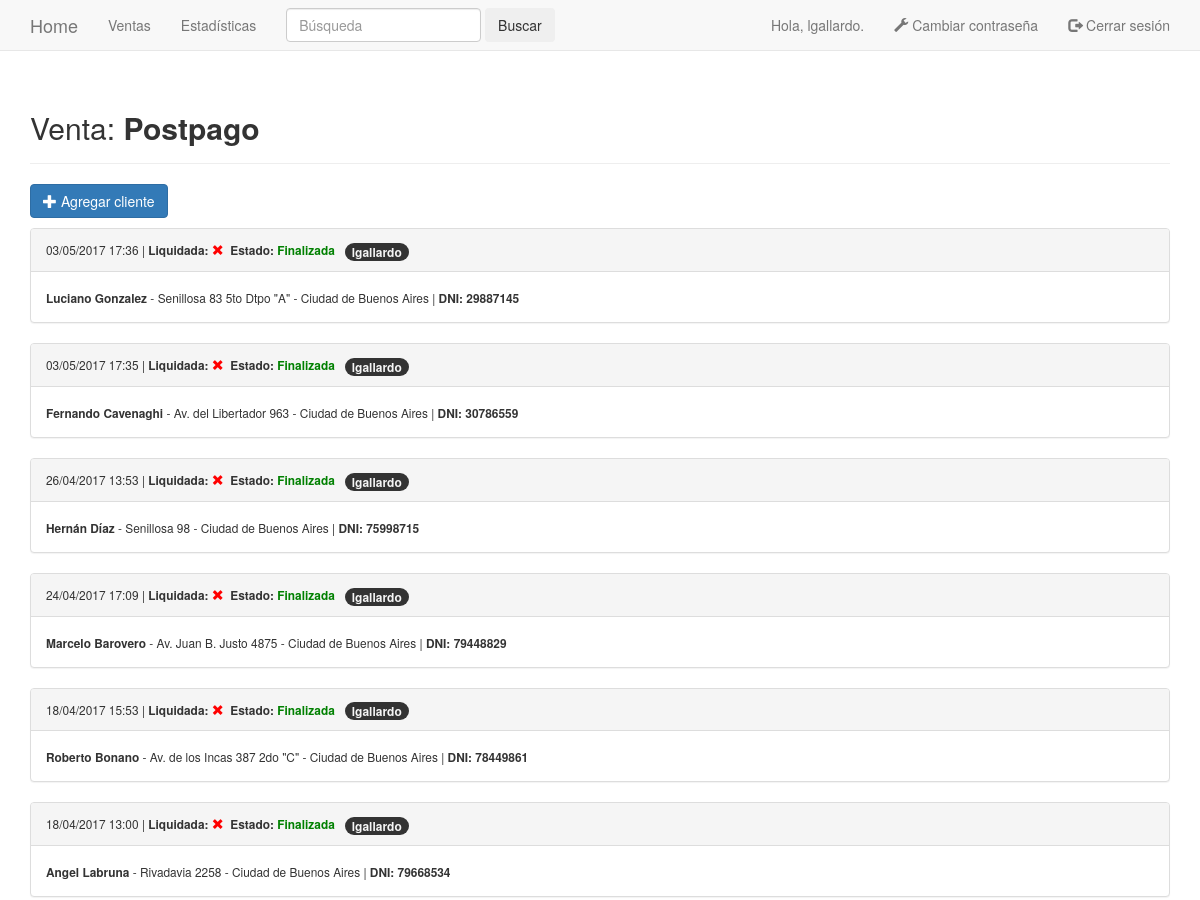
/ventas/2/ (signed in, upper part), run on an earlier commit of the app's database.
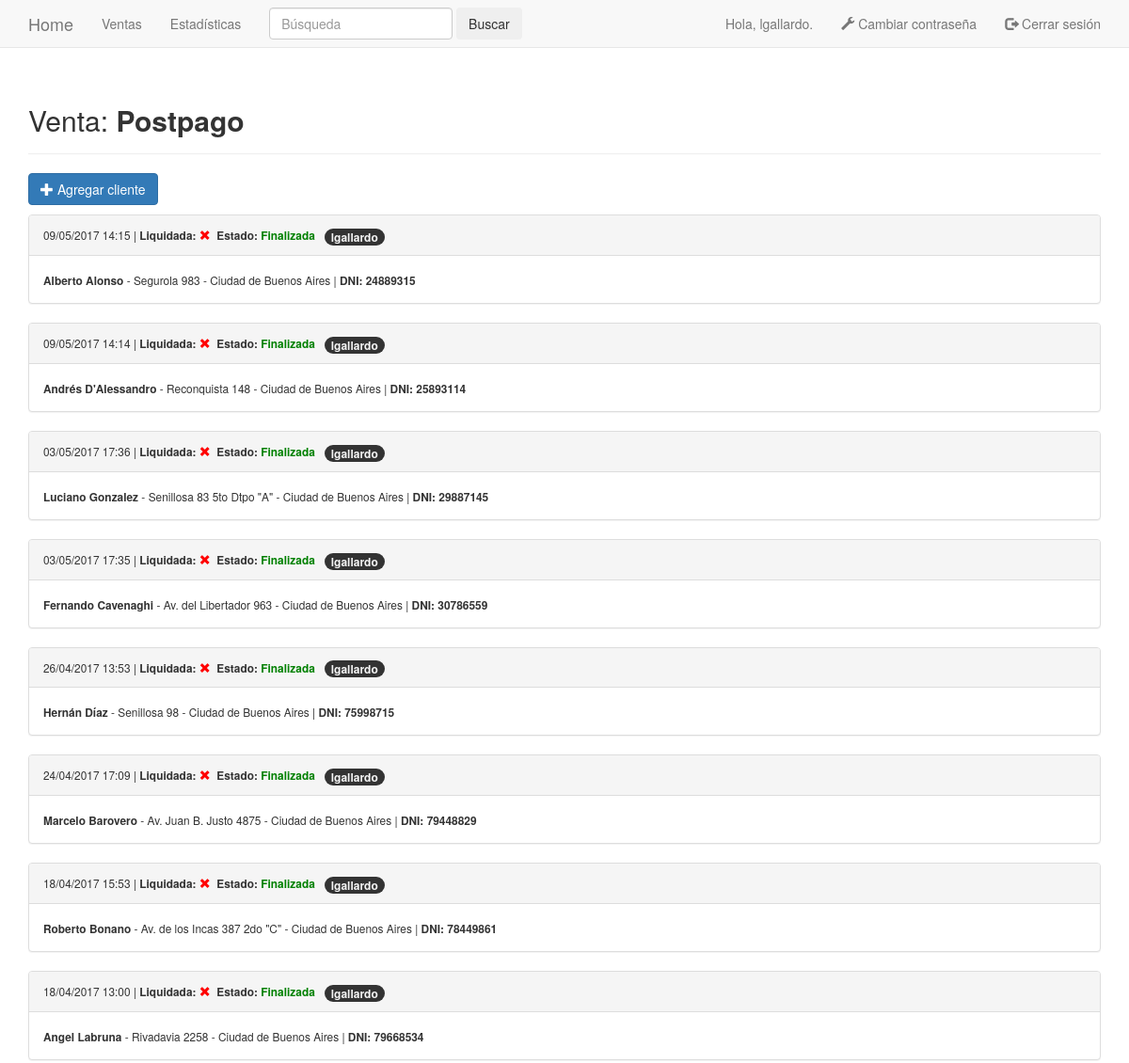
And on a later commit of the database.
### seguimientos/models.py (models this page shows, shortened)
class Venta(models.Model):
    text = models.CharField(max_length=100)
    date_added = models.DateTimeField(auto_now_add=True)
    description = models.CharField(max_length=200)
    owner = models.ForeignKey(User)
    def __str__(self):
        return self.text

class VentaNueva(models.Model):
    venta = models.ForeignKey(Venta)
    date_added = models.DateTimeField(auto_now_add=True)
    client = models.IntegerField(unique=True)
    name = models.CharField(max_length=40)
    surname = models.CharField(max_length=50)
    address = models.CharField(max_length=100)
    location = models.CharField(max_length=100)
    PREPAGO = 2
    PLATA = 3
    ORO = 4
    OROHD = 5
    HDPLUS = 10
    PLATINO = 10
    NEXUS = 10
    SERVICE_CHOICES = (
        (PREPAGO, 'Prepago'),
        (PLATA, 'Plata'),
        (ORO, 'Oro'),
        (OROHD, 'Oro HD'),
        (HDPLUS, 'Oro HD Plus'),
        (PLATINO, 'Platino'),
        (NEXUS, 'Nexus'),
    )
    service = models.IntegerField(choices=SERVICE_CHOICES, default=OROHD)
    payment = models.IntegerField(choices=((0, 'TC'), (1, 'Efectivo')), default=0)
    cash_amount = models.IntegerField(default=0)
    mix_amount = models.IntegerField(choices=((0, '0'), (1, '1'), (2, '2'), (3, '3'), (4, '4')), default=0)
    only_amount = models.IntegerField(choices=((0, '0'), (1, '1'), (2, '2'), (3, '3'), (4, '4')), default=0)
    hd_amount = models.IntegerField(choices=((0, '0'), (1, '1')), default=0)
    owner = models.ForeignKey(User)
    paid = models.NullBooleanField()
    payoff = models.BooleanField(default=False)
    sds = models.IntegerField(default=0)
    payoff_date = models.DateTimeField(auto_now=True)
    reason = models.CharField(max_length=100)
    FI = 'Finalizada'
    VC = 'Venta Caída'
    RE = 'Rechazada'
    PR = 'Prospect'
    PE = 'Pendiente'
    STATUS_CHOICES = (
        (FI, 'Finalizada'),
        (VC, 'Venta Caída'),
        (RE, 'Rechazada'),
        (PR, 'Prospect'),
        (PE, 'Pendiente'),
    )
    status = models.CharField(choices=STATUS_CHOICES, max_length=12, default=FI)
    class Meta:
        verbose_name_plural = 'ventas nuevas'

### seguimientos/views.py (the view)
# urls.py: url(r'^ventas/(?P<venta_id>\d+)/$', views.venta, name='venta'),
@login_required
def venta(request, venta_id):
    venta = get_object_or_404(Venta, id=venta_id)
    try:
        if request.user.groups.filter( name='Liquidaciones' ).exists():
            paginator = Paginator( venta.ventanueva_set.order_by( 'payoff' , '-date_added' ).filter(status='Finalizada') , 25 )
            page = request.GET.get( 'page' )
            ventas_nuevas = paginator.page( page )
        else:
            paginator = Paginator( venta.ventanueva_set.order_by( 'payoff' , '-date_added' ).filter( owner=request.user, status='Finalizada' ) , 25 )
            page = request.GET.get( 'page' )
            ventas_nuevas = paginator.page( page )
    except PageNotAnInteger:
        ventas_nuevas = paginator.page( 1 )
    except EmptyPage:
        ventas_nuevas = paginator.page( paginator.num_pages )
    context = {'venta': venta , 'ventas_nuevas': ventas_nuevas}
    return render(request, 'seguimientos/venta.html', context)

### seguimientos/templatetags/new_filters.py (called while the page is built)
@register.filter( name='has_group' )
def has_group(user , group_name):
    return user.groups.filter( name=group_name ).exists()

### seguimientos/templates/seguimientos/venta.html (shortened to what this page needs)
{% extends 'seguimientos/base.html' %}
{% load new_filters %}
{% block header %}
    <h2>Venta: <b>{{ venta }}</b></h2>
{% endblock header %}
{% block content %}
	{% if request.user|has_group:"Liquidaciones" %}
	{% else %}
		<p>
			<a href="{% url 'seguimientos:venta_nueva' venta.id %}" class="btn btn-primary">
				<span class="glyphicon glyphicon-plus"></span> Agregar cliente</a>
		</p>
	{% endif %}
	{% for venta_nueva in ventas_nuevas %}
		<div class="panel panel-default">
			<div class="panel-heading">
				<small>
					{{ venta_nueva.date_added|date:'d/m/Y H:i' }}  |
					<b>
					Liquidada: {% if venta_nueva.payoff == False %}
						<span style="color:red" class="glyphicon glyphicon-remove"></span>
					{% else %}
						<span style="color:green" class="glyphicon glyphicon-ok"></span>
					{% endif %}
					&nbsp;Estado: {% if venta_nueva.status == 'Rechazada' or venta_nueva.status == 'Venta Caída' or venta_nueva.status == 'Prospect' %}
						<span style="color:red">{{ venta_nueva.status }}</span>
					{% else %}
						<span style="color:green">{{ venta_nueva.status }}</span>
					{% endif %}
					</b>&nbsp;
					<span class="badge">{{ venta_nueva.owner }}</span>
				</small>
			</div>
			<div class="panel-body">
				<small>
				<b>{{ venta_nueva.name }} {{ venta_nueva.surname }}</b> -
				{{ venta_nueva.address }} - {{ venta_nueva.location }} |
				<strong>DNI: {{ venta_nueva.client }}</strong>
				</small>
			</div>
        </div>
	{% empty %}
		No hay ventas cargadas para este usuario.
	{% endfor %}
{% endblock content %}

### seguimientos/templates/seguimientos/base.html (shortened to what this page needs)
{% load bootstrap3 %}
{% load staticfiles %}
{% load new_filters %}
<!DOCTYPE html>
<html lang="es">
	<head>
		{% bootstrap_css %}
        <link href="https://gitcdn.github.io/bootstrap-toggle/2.2.2/css/bootstrap-toggle.min.css" rel="stylesheet">
	</head>
	<body>
		<nav class="navbar navbar-default navbar-static-top">
			<div class="container">
				<div class="navbar-header">
					<a class="navbar-brand" href="{% url 'seguimientos:index' %}">Home</a>
				</div>
				<div id="navbar" class="navbar-collapse collapse">
					<ul class="nav navbar-nav">
						<li><a href="{% url 'seguimientos:ventas' %}">Ventas</a></li>
					</ul>
					<ul class="nav navbar-nav">
						<li><a href="{% url 'seguimientos:stats' %}">Estadísticas</a></li>
					</ul>
					<form class="navbar-form navbar-left" action="{% url 'watson:search' %}">
    				  <div class="form-group">
    				    <input type="text" class="form-control" placeholder="Búsqueda" name="q" value="{{request.GET.q}}">
    				  </div>
    				  <button type="submit" class="btn btn-basic">Buscar</button>
    				</form>
					<ul class="nav navbar-nav navbar-right">
						{% if user.is_authenticated %}
							<li><a>Hola, {{ user.username }}.</a></li>
                            <li><a href="{% url 'usuarios:password_change' %}">
                                <span class="glyphicon glyphicon-wrench"></span> Cambiar contraseña</a></li>
							<li><a href="{% url 'usuarios:logout' %}">
								<span class="glyphicon glyphicon-log-out"></span> Cerrar sesión</a>
							</li>
						{% else %}
							<li><a href="{% url 'usuarios:login' %}">
								<span class="glyphicon glyphicon-log-in"></span> Iniciar sesión</a>
							</li>
						{% endif %}
					</ul>
				</div>
			</div>
		</nav>
		<div class="container">
			<div class="page-header">
				{% block header %}{% endblock header %}
			</div>
			<div>
				{% block content %}{% endblock content %}
			</div>
		</div>
	</body>
					{% now "Y" as current_year %}
</html>

### seguimientos/templates/seguimientos/base.html (style rules this page uses)
body { padding-bottom: 70px; }

What changed in the data, as far as the page shows it:
added VentaNueva: date_added "09/05/2017 14:15", payoff False (drawn), status "Finalizada", owner "lgallardo", name "Alberto", surname "Alonso", address "Segurola 983", location "Ciudad de Buenos Aires", client "24889315"
added VentaNueva: date_added "09/05/2017 14:14", payoff False (drawn), status "Finalizada", owner "lgallardo", name "Andrés", surname "D'Alessandro", address "Reconquista 148", location "Ciudad de Buenos Aires", client "25893114"
